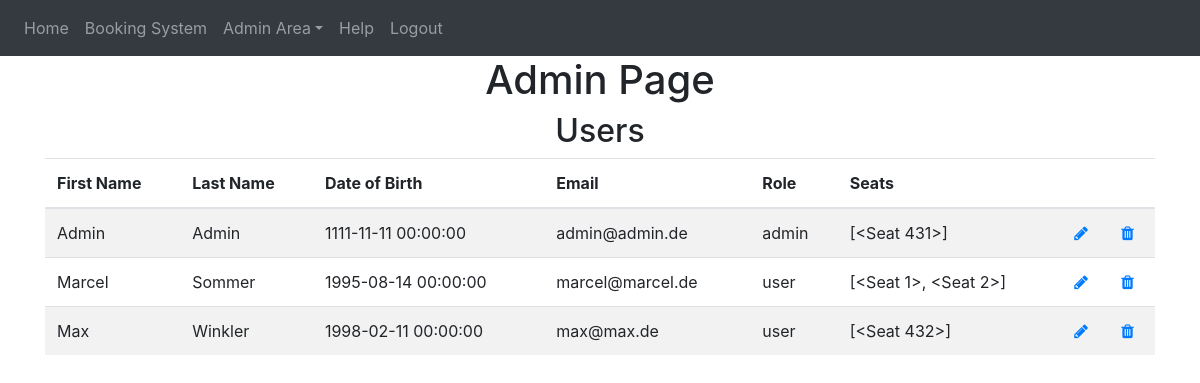
Page /admin-area/user (signed in) on the committed database.
### website/models.py (models this page shows)
class User(db.Model, UserMixin):
    id = db.Column(db.Integer, primary_key=True)
    email = db.Column(db.String(150), unique=True)
    password = db.Column(db.String(150))
    first_name = db.Column(db.String(150))
    last_name = db.Column(db.String(150))
    birth_date = db.Column(db.DateTime)
    role = db.Column(db.String(10))
    seats = db.relationship('Seat')

### website/admin.py (the view)
@admins.route('/user', methods=['GET', 'POST'])
@login_required
def admin_user():
    admin = admin_user_checker(current_user)
    if admin:
        users = User.query.all()
        return render_template('admin_user.html', user=current_user, users=users)

### website/__init__.py (called while the page is built)
def create_app():
    from .views import views
    from .auth import auth
    from .admin import admins
    from .models import User, Seat
    app = Flask(__name__)
    app.config['SECRET_KEY'] = 'secret'
    app.config['SQLALCHEMY_DATABASE_URI'] = f'sqlite:///{DB_NAME}'
    app.config['FLASK_ADMIN_SWATCH'] = 'cerulean'
    app.register_blueprint(views, url_prefix='/')
    app.register_blueprint(auth, url_prefix='/')
    app.register_blueprint(admins, url_prefix='/admin-area')
    db.init_app(app)
    create_database(app)
    login_manager = LoginManager()
    login_manager.login_view = 'auth.login'
    login_manager.init_app(app)
    @login_manager.user_loader
    def load_user(id):
        return User.query.get(int(id))
    return app

### website/python_scripts.py (called while the page is built)
def admin_user_checker(current_user):
    if current_user.role == 'admin':
        return True
    else:
        flash('You need do be an Admin to access!!', category='error')
        return redirect(url_for('views.home'))

### website/templates/admin_user.html
{% extends "base.html" %} {% block title %}Admin{% endblock %}
{% block content%}
<h1 align="center">Admin Page</h1>
<h2 align="center">Users</h2>
<table class="table table-striped" id="users">
    <thead>
        <tr>
        <th scope="col">First Name</th>
        <th scope="col">Last Name</th>
        <th scope="col">Date of Birth</th>
        <th scope="col">Email</th>
        <th scope="col">Role</th>
        <th scope="col">Seats</th>
        <th scope="col"></th>
        <th scope="col"></th>
        </tr>
    </thead>
    <tbody>
        {% for user in users %}
        <tr>
        <td>{{user.first_name}}</td>
        <td>{{user.last_name}} </td>
        <td>{{user.birth_date}}</td>
        <td>{{user.email}}</td>
        <td>{{user.role}}</td>
        <td>{{user.seats}}</td>
        <td><a class="icon" href="{{url_for('admins.update_user', id=user.id)}}" >
            <span class="fa fa-pencil glyphicon glyphicon-pencil"></span></a></td>
        <td><a class="icon" href="{{url_for('admins.delete_user', id=user.id)}}">
            <span class="fa fa-trash glyphicon glyphicon-trash"></span>
        </a></td>
        </tr>
        {% endfor %}
    </tbody>
</table>
{% endblock %}

### website/templates/base.html (shortened to what this page needs)
<!DOCTYPE html>
<html>
  <head>
    <link
      rel="stylesheet"
      href="https://cdn.jsdelivr.net/npm/bootstrap@4.0.0/dist/css/bootstrap.min.css"
/>
    <link
      rel="stylesheet"
      href="https://stackpath.bootstrapcdn.com/font-awesome/4.7.0/css/font-awesome.min.css"
/>
  </head>
  <body>
    <nav class="navbar navbar-expand-lg navbar-dark bg-dark">
      <div class="collapse navbar-collapse" id="navbar">
        <div class="navbar-nav" role="tablist">
          {% if user.is_authenticated %}
          <a class="nav-item nav-link" id="home" href="/">Home</a>
          <a class="nav-item nav-link" id="bookingsystem" href="/bookingsystem">Booking System</a>
            {% if current_user.role == 'admin' %}
            <a class="nav-item dropdown">
              <a class="nav-link dropdown-toggle" data-toggle="dropdown" id="admin-area">Admin Area</a>
            </a>
            {% endif %}
          <a class="nav-item nav-link" id="help" href="/help">Help</a>
          <a class="nav-item nav-link" id="logout" href="/logout">Logout</a>
          {% else %}
          <a class="nav-item nav-link" id="login" href="/login">Login</a>
          <a class="nav-item nav-link" id="signUp" href="/sign-up">Sign Up</a>
          {% endif %}
        </div>
      </div>
    </nav>
    <div class="container">{% block content %} {% endblock %}</div>
  </body>
</html>

### rows in the picture
User: first_name "Admin", last_name "Admin", birth_date "1111-11-11 00:00:00", email "admin@admin.de", role "admin", seats "[<Seat 431>]"
User: first_name "Marcel", last_name "Sommer", birth_date "1995-08-14 00:00:00", email "marcel@marcel.de", role "user", seats "[<Seat 1>, <Seat 2>]"
User: first_name "Max", last_name "Winkler", birth_date "1998-02-11 00:00:00", email "max@max.de", role "user", seats "[<Seat 432>]"
